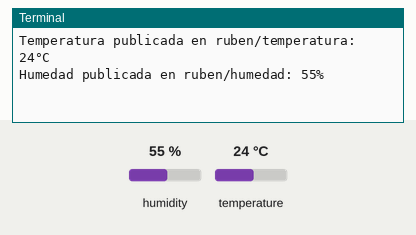
This program was run on a simulated Raspberry Pi (BCM pin numbers). Parts: the last lines printed to the terminal. Inputs (shaded band) come from the test bench; at power-on: humidity 55 %, temperature 24 °C. No MQTT or app messages arrive unless stated.

Above: at 1.3 s.
1.4 s: humidity set to 22 %
At 2.8 s:
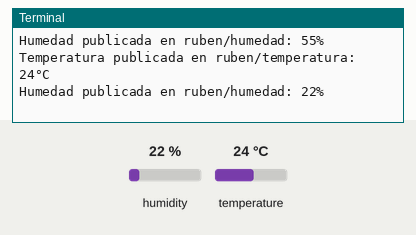
3.5 s: temperature set to 12 °C
At 5.0 s:
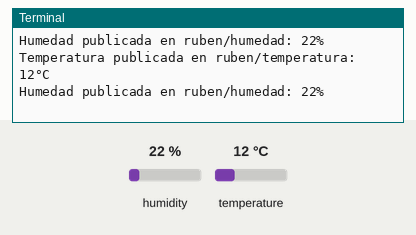
5.6 s: humidity set to 40 %
At 8.0 s:
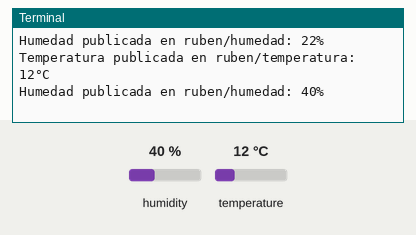
Timing chart, 0 to 9.5 s (numbered marks = the images above; inputs shaded):
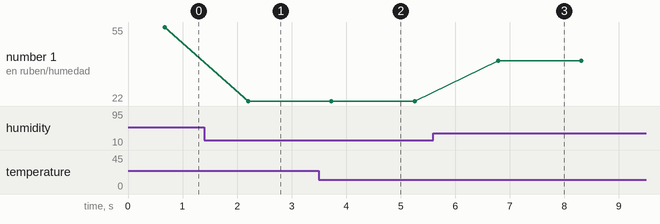

The program:

temp.py
```python
import Adafruit_DHT
import paho.mqtt.client as mqtt
import time

# Configuración del sensor
sensor = Adafruit_DHT.DHT11
pin_dht = 26

# Configuración del MQTT
broker_address = "broker.hivemq.com"
topic_temp = "ruben/temperatura"
topic_hum = "ruben/humedad"
client = mqtt.Client()

# Conexión al MQTT
client.connect(broker_address, 1883)

# Función para leer los datos del sensor y publicarlos
def leer_sensor_y_publicar():
    humidity, temperature = Adafruit_DHT.read_retry(sensor, pin_dht)
    if humidity is not None and temperature is not None:
        client.publish(topic_temp, int(temperature))  # Publicar el valor entero de la temperatura
        client.publish(topic_hum, int(humidity))  # Publicar el valor entero de la humedad
        print(f"Temperatura publicada en {topic_temp}: {int(temperature)}°C")
        print(f"Humedad publicada en {topic_hum}: {int(humidity)}%")
    else:
        print('Error al leer los datos del sensor.')

while True:
    leer_sensor_y_publicar()
    time.sleep(1)  # Publicar cada minuto
```

Measured:
- after the input at 1.4 s, the terminal: prints a new line after 0.80 s (image 1)
- after the input at 3.5 s, the terminal: prints a new line after 0.23 s (image 2)
- after the input at 5.6 s, the terminal: prints a new line after 1.2 s (image 3)
- plotted number 1: 55 → 22 after the input at 1.4 s, 22 → 40 after the input at 5.6 s
